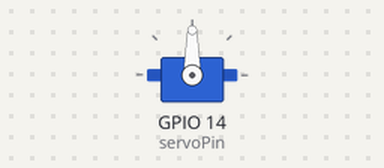
Bench run of a sketch on a simulated ESP32. Parts: servo. WiFi joins after 1.5 s; servers stay silent unless stated; the Firebase database answers and starts empty; what the sketch prints to the serial monitor is not drawn.

Above: at 1.65 s.
At 2.25 s:
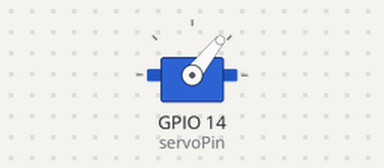
At 3.1 s:
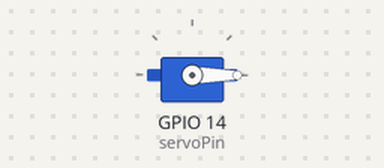
Timing chart, 0 to 4.6 s (numbered marks = the images above):
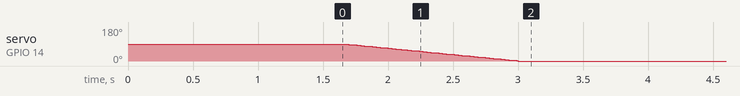

The sketch:

deimos-servo-fix.ino
```cpp
#include <Arduino.h>
#include <ESP32_Servo.h>
#include <WiFi.h>
//#include <Firebase_ESP_Client.h>
#include <FirebaseESP32.h>

//token info n
#include "addons/TokenHelper.h"
//realtime database helper
#include "addons/RTDBHelper.h"

// Insert wifi
#define WIFI_SSID "SolocornSTP"
#define WIFI_PASSWORD "merdeka1945"

// Insert Firebase project API Key
#define API_KEY ""

// Insert RTDB
#define DATABASE_URL ""

//Define Firebase Data object
FirebaseData fbdo;

FirebaseAuth auth;
FirebaseConfig config;

//Define variable
unsigned long sendDataPrevMillis = 0;
bool signupOK = false;
Servo myservo; //servo object
int pos; //servo position
const int servoPin = 14;


void setup(){
  Serial.begin(115200);
  WiFi.begin(WIFI_SSID, WIFI_PASSWORD); //connecting wifi
  Serial.print("Connecting to Wi-Fi");
  while (WiFi.status() != WL_CONNECTED){
    Serial.print(".");
    delay(300);
  }
  Serial.println();
  Serial.print("Connected with IP: ");
  Serial.println(WiFi.localIP());
  Serial.println();

  // Assign the api key (required
  config.api_key = API_KEY;

  // Assign the RTDB URL (required)
  config.database_url = DATABASE_URL;

  //
  if (Firebase.signUp(&config, &auth, "", "")){
    Serial.println("ok");
    signupOK = true;
  }
  else{
    Serial.printf("%s\n", config.signer.signupError.message.c_str());
  }

  config.token_status_callback = tokenStatusCallback; //see addons/TokenHelper.h

  Firebase.begin(&config, &auth);
  Firebase.reconnectWiFi(true);

     //pin servo
  myservo.attach(servoPin);
}

void loop(){
  if (Firebase.ready() && signupOK && (millis() - sendDataPrevMillis > 8000 || sendDataPrevMillis == 0)){
    sendDataPrevMillis = millis();

      if (Firebase.RTDB.getInt(&fbdo, "servo")) {
            if (fbdo.dataType() == "int") {
              pos = fbdo.intData();
               if (pos != 0 && pos != 110) {
                pos = 0; // or pos = 90;
              }

              // code for controlling the speed of the servo
              for (int i = myservo.read(); i != pos; i = i < pos ? i + 1 : i - 1) {
                myservo.write(i);
                delay(15);
              }

              myservo.write(pos);
              Serial.println("Servo position updated: " + String(pos));
            }
          }
          else {
            Serial.println(fbdo.errorReason());
          }
  }
}
```

Measured:
- by itself, servo on GPIO 14 (servoPin): moves from 90° to 0° over 1.3 s
